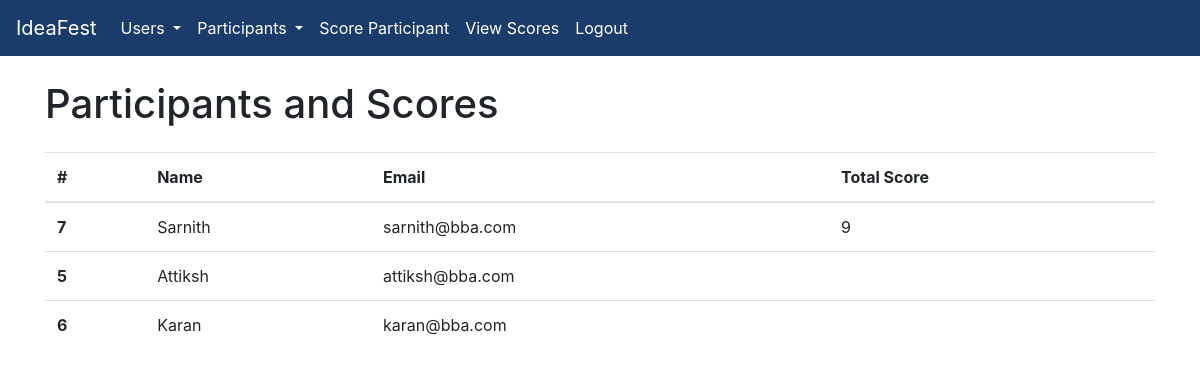
/view_scores.php (signed in), run on the app's committed database.
### tables this page shows
CREATE TABLE `scoredata` (
  `id` int(11) NOT NULL,
  `participant_id` int(11) DEFAULT NULL,
  `points` int(11) DEFAULT NULL,
  `details` text DEFAULT NULL
);

CREATE TABLE `participants` (
  `id` int(11) UNSIGNED NOT NULL,
  `name` varchar(255) NOT NULL,
  `email` varchar(255) NOT NULL,
  `user_id` int(11) UNSIGNED DEFAULT NULL,
  `created_at` timestamp NOT NULL DEFAULT current_timestamp(),
  `photo` varchar(255) NOT NULL DEFAULT '',
  `description` text NOT NULL
);

### view_scores.php (the view, shortened to what this page needs)
<?php
require_once 'config.php';
$stmt = $conn->prepare("SELECT p.id, p.name, p.email, s.points FROM participants p LEFT JOIN scoredata s ON p.id = s.participant_id");
$stmt->execute();
$result = $stmt->get_result();
$participants = $result->fetch_all(MYSQLI_ASSOC);
?>
<!DOCTYPE html>
<html lang="en">
<head>
    <link rel="stylesheet" href="https://maxcdn.bootstrapcdn.com/bootstrap/4.5.2/css/bootstrap.min.css">
</head>
<body>
    <?php include 'navbar.php'; ?>
    <div class="container mt-4">
        <h1 class="mb-4">Participants and Scores</h1>
        <table class="table">
            <thead>
                <tr>
                    <th scope="col">#</th>
                    <th scope="col">Name</th>
                    <th scope="col">Email</th>
                    <th scope="col">Total Score</th>
                </tr>
            </thead>
            <tbody>
                <?php foreach ($participants as $participant): ?>
                    <tr>
                        <th scope="row"><?= $participant['id'] ?></th>
                        <td><?= $participant['name'] ?></td>
                        <td><?= $participant['email'] ?></td>
                        <td><?= $participant['points'] ?></td>
                    </tr>
                <?php endforeach; ?>
            </tbody>
        </table>
    </div>
</body>
</html>

### navbar.php (shortened to what this page needs)
<?php
$nav_links = [
    'admin' => [
        [
            'title' => 'Users',
            'submenu' => [
                ['url' => 'create_user.php', 'title' => 'Add User'],
                ['url' => 'edit_user.php', 'title' => 'Edit User']
            ]
        ],
        [
            'title' => 'Participants',
            'submenu' => [
                ['url' => 'add_participant.php', 'title' => 'Add Participant'],
                ['url' => 'edit_participant.php', 'title' => 'Edit Participant']
            ]
        ],
        ['url' => 'score_participant.php', 'title' => 'Score Participant'],
        ['url' => 'view_scores.php', 'title' => 'View Scores'],
        ['url' => 'logout.php', 'title' => 'Logout'],
    ],
    'jury' => [
        ['url' => 'score_participant.php', 'title' => 'Score Participant'],
        ['url' => 'logout.php', 'title' => 'Logout'],
    ],
    'audience' => [
        ['url' => 'audience_vote.php', 'title' => 'Vote'],
        ['url' => 'logout.php', 'title' => 'Logout'],
    ],
    'participant' => [
        ['url' => 'logout.php', 'title' => 'Logout'],
    ],
];
?>
<!DOCTYPE html>
<html lang="en">
<head>
    <link rel="stylesheet" href="https://maxcdn.bootstrapcdn.com/bootstrap/4.5.2/css/bootstrap.min.css">
</head>
<body>
    <nav class="navbar navbar-expand-lg">
        <a class="navbar-brand" href="#">IdeaFest</a>
        <div class="collapse navbar-collapse" id="navbarNav">
            <ul class="navbar-nav">
                <?php if (isset($_SESSION['user_role'])): ?>
                    <?php foreach ($nav_links[$_SESSION['user_role']] as $nav_link): ?>
                        <?php if (isset($nav_link['submenu'])): ?>
                            <li class="nav-item dropdown">
                                <a class="nav-link dropdown-toggle" href="#" id="navbarDropdown" role="button" data-toggle="dropdown" aria-haspopup="true" aria-expanded="false">
                                    <?= $nav_link['title'] ?>
                                </a>
                            </li>
                        <?php else: ?>
                            <li class="nav-item">
                                <a class="nav-link" href="<?= $nav_link['url'] ?>"><?= $nav_link['title'] ?></a>
                            </li>
                        <?php endif; ?>
                    <?php endforeach; ?>
                <?php endif; ?>
            </ul>
        </div>
    </nav>

### navbar.php (style rules this page uses)
.navbar { background-color: #1a3c6b; }
.navbar-brand, .nav-link { color: #ffffff; }

### data on the page
scoredata: participant "7", participant.name "Sarnith", participant.email "sarnith@bba.com", points "9"
participants: id "5", name "Attiksh", email "attiksh@bba.com"
participants: id "6", name "Karan", email "karan@bba.com"

### other printed values
$nav_link['title'] "Users"
$nav_link['title'] "Participants"
$nav_link['title'] "Score Participant"
$nav_link['title'] "View Scores"
$nav_link['title'] "Logout"
